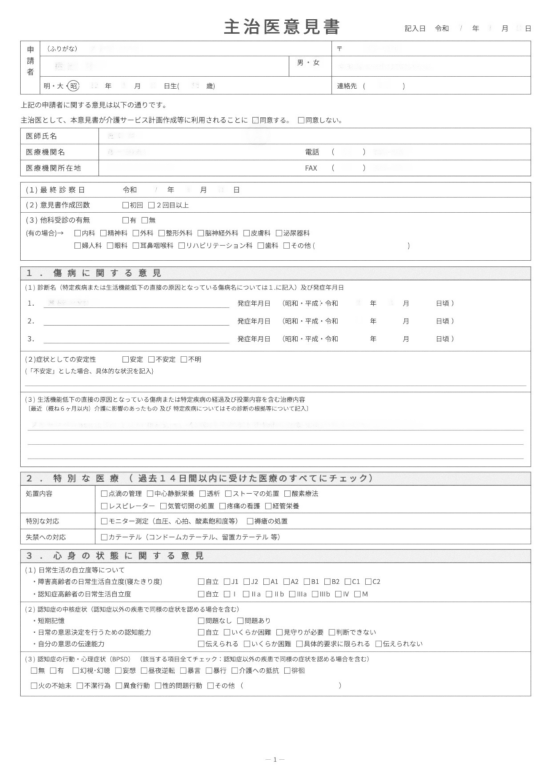
#> input picture templates/blanks/sample_v1_p1.png, 1654 x 2339 px (shown at 1/3 size)
$ python -i imaging.py   (imports and definitions only)
#> lines starting #> are read from the running program, lines starting #| are printed output that depends on the picture; after the words box and inside, x2 and y2 are one past the last pixel; in counts of white or black regions, pixels touching at a corner belong together
#> in load_image, img is the input picture: shape (2339, 1654); min 77, max 255, mean 246.3
# -*- coding: utf-8 -*-
"""入力ファイル（PDF・画像）をページ画像に変換する。

スマートフォンやタブレットのカメラ撮影にも対応するため、
用紙の輪郭を検出して台形補正するステップを持つ。
"""
import os
from dataclasses import dataclass
from typing import List, Optional

import cv2
import numpy as np

DEFAULT_DPI = 200
IMAGE_EXT = {".png", ".jpg", ".jpeg", ".bmp", ".tif", ".tiff", ".webp", ".heic"}


@dataclass
class SourcePage:
    """入力1ページ分の画像。"""
    image: np.ndarray          # グレースケール
    source: str                # 元ファイル名
    source_page: int           # 元ファイル内のページ番号(1始まり)
    from_pdf: bool
    dewarped: bool = False


def is_pdf(path: str) -> bool:
    return os.path.splitext(path)[1].lower() == ".pdf"


# [16 lines left out: functions load_pdf, _order_corners, not called in this run]


def detect_paper(gray: np.ndarray, min_area_ratio: float = 0.35) -> Optional[np.ndarray]:
    """写真の中から用紙の四隅を検出する。見つからなければ None。"""
#> called with min_area_ratio = 0.35
    h, w = gray.shape
#> h = 2339; w = 1654
    small = cv2.resize(gray, (min(w, 1000), int(h * min(w, 1000) / w)))
    sh, sw = small.shape
#> sh = 1414; sw = 1000
    blur = cv2.GaussianBlur(small, (5, 5), 0)
    edges = cv2.Canny(blur, 40, 120)
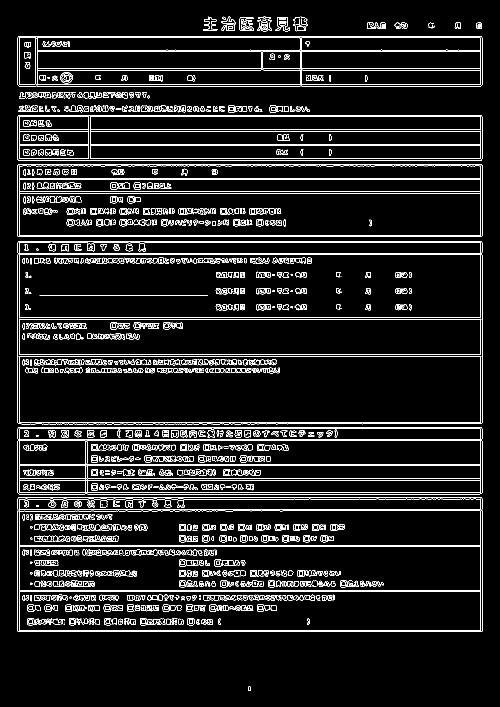
#> edges: shape (1414, 1000) (shown at 1/2 size); 7.5% white in thin lines or dots, all inside (x1, y1, x2, y2) = (35, 33, 965, 1382)
    edges = cv2.dilate(edges, np.ones((3, 3), np.uint8), iterations=1)
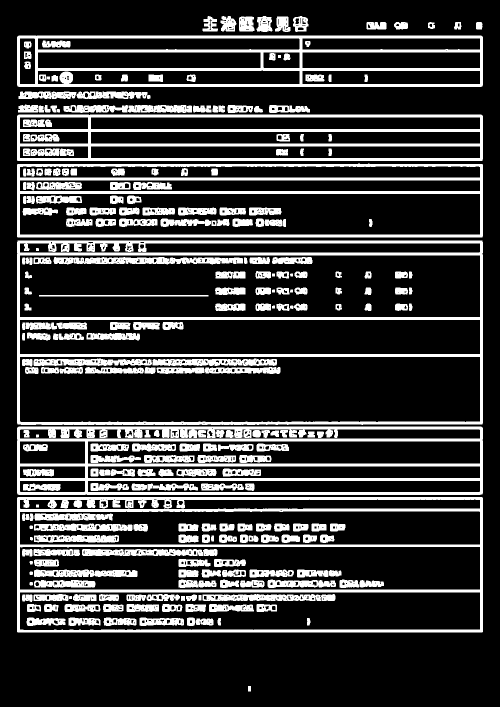
#> edges: shape (1414, 1000) (shown at 1/2 size); 22.1% white; 284 white regions
    cnts, _ = cv2.findContours(edges, cv2.RETR_EXTERNAL, cv2.CHAIN_APPROX_SIMPLE)
#> cnts = 34 contours; largest, box (x1, y1, x2, y2) and area: (34, 481, 966, 850) 342091, (34, 994, 966, 1265) 251366, (34, 327, 966, 475) 135930, (34, 853, 966, 990) 126591, (34, 71, 966, 174) 94945
    best, best_area = None, min_area_ratio * sw * sh
#> best_area = 494900
    for c in cnts:
        peri = cv2.arcLength(c, True)
        approx = cv2.approxPolyDP(c, 0.02 * peri, True)
        if len(approx) != 4 or not cv2.isContourConvex(approx):
            continue
        area = abs(cv2.contourArea(approx))
        if area > best_area:
            best, best_area = approx, area
#> this loop made 34 passes
#> peri on passes 7 to 18: 20.83, 52.97, 58.14, 46.49, 129.4, 49.31, 46.49, 232.3, 139.7, 365.8, 367.5, 47.07
#> (peri, approx, area) on passes 1 to 6: (30, [[496, 1372], [496, 1382], [501, 1382], [501, 1372]], 50), (2399.7, [[34, 996], [35, 1264], [965, 1263], [964, 994]], 249706.5), (2131.8, [[34, 856], [37, 989], [965, 986], [962, 853]], 123433), (2616.9, [[35, 481], [35, 848], [965, 846], [964, 481]], 340197.5), (2153.3, [[965, 329], [35, 328], [34, 473], [964, 474]], 134851), (2043.3, [[34, 232], [35, 321], [965, 318], [962, 229]], 82687)
#> after the loop, best_area = 494900
    if best is None:
        return None
    return _order_corners(best.reshape(4, 2).astype(np.float32)) * (w / sw)


# [20 lines left out: function dewarp, not called in this run]


def normalize_photo(gray: np.ndarray) -> np.ndarray:
    """写真特有の照明ムラを平坦化する（スキャン画像でも無害）。"""
    bg = cv2.medianBlur(cv2.resize(gray, (gray.shape[1] // 8, gray.shape[0] // 8)), 21)
    bg = cv2.resize(bg, (gray.shape[1], gray.shape[0]), interpolation=cv2.INTER_LINEAR)
#> bg: shape (2339, 1654)
    bg = np.maximum(bg.astype(np.int16), 1)
    flat = np.clip(gray.astype(np.int16) * 220 // bg, 0, 255).astype(np.uint8)
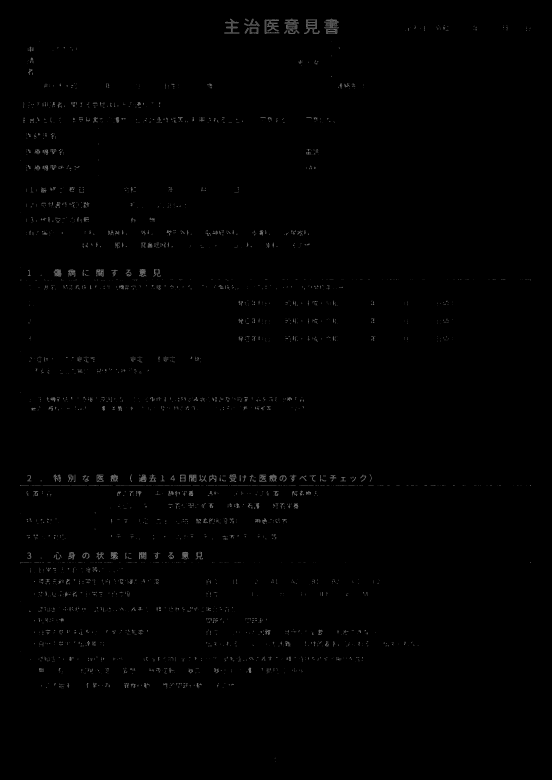
#> flat: shape (2339, 1654) (shown at 1/3 size); min 0, max 136, mean 1.3
    return flat


def load_image(path: str, camera: bool = True) -> List[SourcePage]:
    """画像ファイルを1ページとして読み込む。camera=True なら台形補正を試みる。"""
    data = np.fromfile(path, dtype=np.uint8)      # 日本語ファイル名対応
    img = cv2.imdecode(data, cv2.IMREAD_GRAYSCALE)
    if img is None:
        raise ValueError(f"画像を読み込めません: {path}")
    dewarped = False
    if camera:
        corners = detect_paper(img)
        if corners is not None:
            img = dewarp(img, corners)
            dewarped = True
        img = normalize_photo(img)
    return [SourcePage(image=img, source=os.path.basename(path), source_page=1,
                       from_pdf=False, dewarped=dewarped)]


# [7 lines left out: function load_any, not called in this run]

>>> result = load_image('../../../../templates/blanks/sample_v1_p1.png')
#> result = 1 item

$ run again, on templates/blanks/official_v1_p1.png
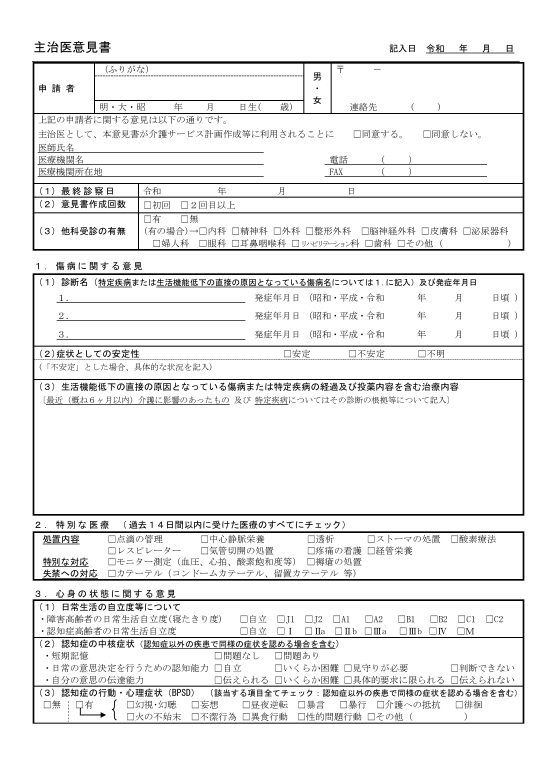
#> input picture templates/blanks/official_v1_p1.png, 1654 x 2339 px (shown at 1/3 size)
#> in load_image, img is the input picture: shape (2339, 1654); min 0, max 255, mean 237.7
#> in detect_paper, `edges = cv2.dilate(edges, np.ones((3, 3), np.uint8), iterations=1)`:
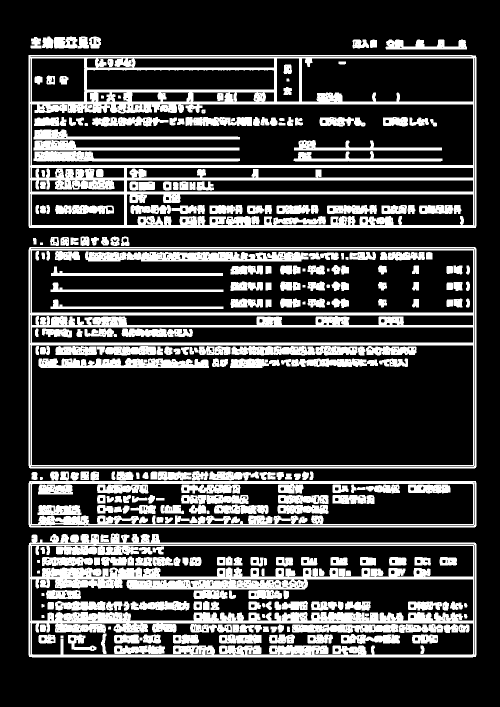
#> edges: shape (1414, 1000) (shown at 1/2 size); 24.7% white; 307 white regions
#> cnts = 43 contours; largest, box (x1, y1, x2, y2) and area: (57, 494, 953, 937) 395570, (57, 110, 953, 456) 308760, (57, 1067, 953, 1315) 207414, (57, 962, 953, 1055) 82324, (771, 79, 934, 99) 1788
#> the loop in detect_paper, `for c in cnts:` made 43 passes
#> peri on passes 1, 4, 5, 6, 7, 8, 9, 10: 78.73, 18.83, 48.73, 51.07, 34.83, 54.73, 135.9, 42.14
#> after the loop in detect_paper, `for c in cnts:`: best_area = 494900
#> in normalize_photo, `flat = np.clip(gray.astype(np.int16) * 220 // bg, 0, 255).astype(np.ui..`:
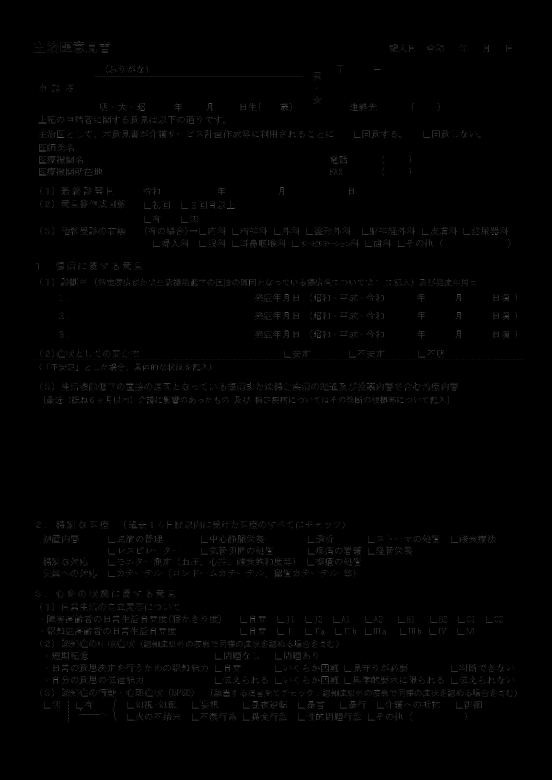
#> flat: shape (2339, 1654) (shown at 1/3 size); min 0, max 127, mean 1.6
#> result = 1 item

$ run again, on templates/blanks/official_v1_p2.png
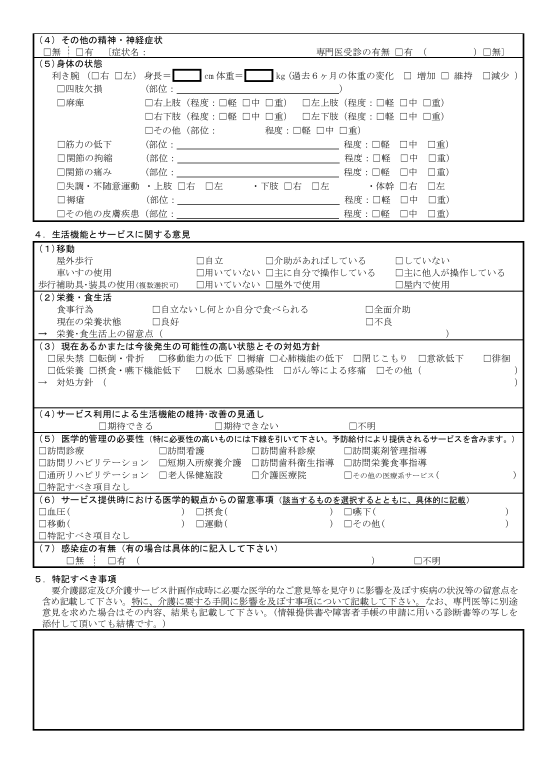
#> input picture templates/blanks/official_v1_p2.png, 1654 x 2339 px (shown at 1/3 size)
#> in load_image, img is the input picture: shape (2339, 1654); min 0, max 255, mean 239.6
#> in detect_paper, `edges = cv2.dilate(edges, np.ones((3, 3), np.uint8), iterations=1)`:
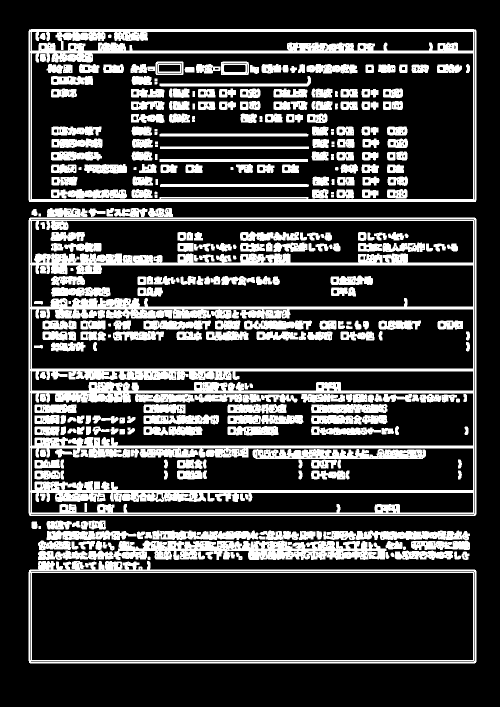
#> edges: shape (1414, 1000) (shown at 1/2 size); 24% white; 342 white regions
#> cnts = 45 contours; largest, box (x1, y1, x2, y2) and area: (57, 435, 953, 1032) 533400, (57, 58, 953, 404) 308757, (57, 1122, 953, 1327) 169805, (76, 1081, 773, 1120) 17065, (646, 1061, 940, 1080) 3944
#> the loop in detect_paper, `for c in cnts:` made 45 passes
#> (peri, area, best, best_area) on pass 37: (2977.3, 530442, [[58, 436], [58, 1030], [951, 1030], [951, 436]], 530442)
#> after the loop in detect_paper, `for c in cnts:`: best_area = 530442
#> s = [494, 1088, 1981, 1387]
#> d = [378, 972, 79, -515]
#> corners = [[95.93, 721.1], [1573, 721.1], [1573, 1703.6], [95.93, 1703.6]]
#> tl = [95.93, 721.1]; tr = [1573, 721.1]; br = [1573, 1703.6]; bl = [95.93, 1703.6]
#> wa = 1477
#> ha = 982.5
#> width = 1477
#> in dewarp, `height = max(ha, hb)`: height = 982.5
#> in dewarp, `height = width * a4`: height = 2088.9
#> out_w = 1477
#> out_h = 2089
#> dst = [[0, 0], [1476, 0], [1476, 2088], [0, 2088]]
#> M = [[0.999, 1e-17, -95.87], [1.45e-16, 2.13, -1532.6], [2.58e-19, -1.62e-19, 1]]
#> in normalize_photo, `flat = np.clip(gray.astype(np.int16) * 220 // bg, 0, 255).astype(np.ui..`:
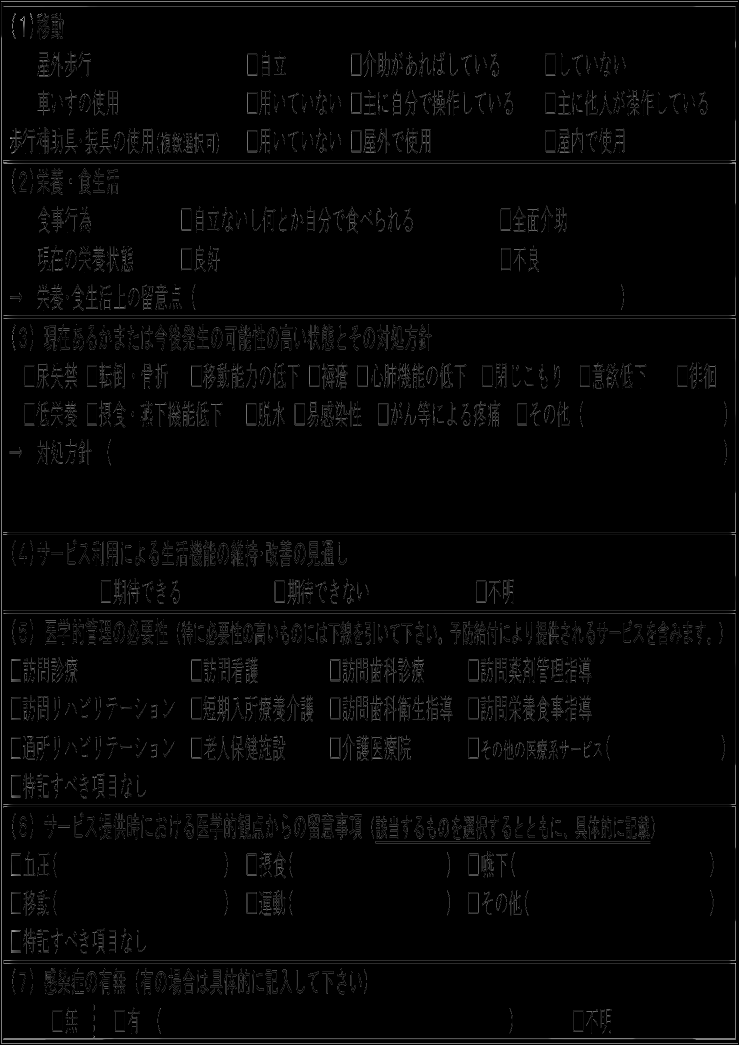
#> flat: shape (2089, 1477) (shown at 1/2 size); min 0, max 255, mean 4.5
#> result = 1 item
